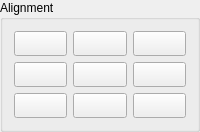
          <widget class="QGroupBox" name="bgAlignment">
           <property name="sizePolicy">
            <sizepolicy hsizetype="Fixed" vsizetype="Preferred">
             <horstretch>0</horstretch>
             <verstretch>0</verstretch>
            </sizepolicy>
           </property>
           <property name="title">
            <string>Alignment</string>
           </property>
           <layout class="QGridLayout">
            <item row="0" column="2">
             <widget class="QToolButton" name="bTR">
              <property name="sizePolicy">
               <sizepolicy hsizetype="Preferred" vsizetype="Fixed">
                <horstretch>0</horstretch>
                <verstretch>0</verstretch>
               </sizepolicy>
              </property>
              <property name="minimumSize">
               <size>
                <width>25</width>
                <height>25</height>
               </size>
              </property>
              <property name="toolTip">
               <string>Top Right</string>
              </property>
              <property name="text">
               <string/>
              </property>
              <property name="icon">
               <iconset resource="../../../res/icons/icons.qrc">
                <normaloff>:/icons/mtext_align_topright.svg</normaloff>:/icons/mtext_align_topright.svg</iconset>
              </property>
              <property name="checkable">
               <bool>true</bool>
              </property>
              <property name="autoExclusive">
               <bool>true</bool>
              </property>
             </widget>
            </item>
            <item row="0" column="0">
             <widget class="QToolButton" name="bTL">
              <property name="sizePolicy">
               <sizepolicy hsizetype="Preferred" vsizetype="Fixed">
                <horstretch>0</horstretch>
                <verstretch>0</verstretch>
               </sizepolicy>
              </property>
              <property name="minimumSize">
               <size>
                <width>25</width>
                <height>25</height>
               </size>
              </property>
              <property name="toolTip">
               <string>Top Left</string>
              </property>
              <property name="text">
               <string/>
              </property>
              <property name="icon">
               <iconset resource="../../../res/icons/icons.qrc">
                <normaloff>:/icons/mtext_align_topleft.svg</normaloff>:/icons/mtext_align_topleft.svg</iconset>
              </property>
              <property name="checkable">
               <bool>true</bool>
              </property>
              <property name="autoExclusive">
               <bool>true</bool>
              </property>
             </widget>
            </item>
            <item row="1" column="0">
             <widget class="QToolButton" name="bML">
              <property name="sizePolicy">
               <sizepolicy hsizetype="Preferred" vsizetype="Fixed">
                <horstretch>0</horstretch>
                <verstretch>0</verstretch>
               </sizepolicy>
              </property>
              <property name="minimumSize">
               <size>
                <width>25</width>
                <height>25</height>
               </size>
              </property>
              <property name="toolTip">
               <string>Middle Left</string>
              </property>
              <property name="text">
               <string/>
              </property>
              <property name="icon">
               <iconset resource="../../../res/icons/icons.qrc">
                <normaloff>:/icons/mtext_align_middleleft.svg</normaloff>:/icons/mtext_align_middleleft.svg</iconset>
              </property>
              <property name="checkable">
               <bool>true</bool>
              </property>
              <property name="autoExclusive">
               <bool>true</bool>
              </property>
             </widget>
            </item>
            <item row="1" column="1">
             <widget class="QToolButton" name="bMC">
              <property name="sizePolicy">
               <sizepolicy hsizetype="Preferred" vsizetype="Fixed">
                <horstretch>0</horstretch>
                <verstretch>0</verstretch>
               </sizepolicy>
              </property>
              <property name="minimumSize">
               <size>
                <width>25</width>
                <height>25</height>
               </size>
              </property>
              <property name="toolTip">
               <string>Middle Center</string>
              </property>
              <property name="text">
               <string/>
              </property>
              <property name="icon">
               <iconset resource="../../../res/icons/icons.qrc">
                <normaloff>:/icons/mtext_align_middlecenter.svg</normaloff>:/icons/mtext_align_middlecenter.svg</iconset>
              </property>
              <property name="checkable">
               <bool>true</bool>
              </property>
              <property name="autoExclusive">
               <bool>true</bool>
              </property>
             </widget>
            </item>
            <item row="1" column="2">
             <widget class="QToolButton" name="bMR">
              <property name="sizePolicy">
               <sizepolicy hsizetype="Preferred" vsizetype="Fixed">
                <horstretch>0</horstretch>
                <verstretch>0</verstretch>
               </sizepolicy>
              </property>
              <property name="minimumSize">
               <size>
                <width>25</width>
                <height>25</height>
               </size>
              </property>
              <property name="toolTip">
               <string>Middle Right</string>
              </property>
              <property name="text">
               <string/>
              </property>
              <property name="icon">
               <iconset resource="../../../res/icons/icons.qrc">
                <normaloff>:/icons/mtext_align_middleright.svg</normaloff>:/icons/mtext_align_middleright.svg</iconset>
              </property>
              <property name="checkable">
               <bool>true</bool>
              </property>
              <property name="autoExclusive">
               <bool>true</bool>
              </property>
             </widget>
            </item>
            <item row="2" column="0">
             <widget class="QToolButton" name="bBL">
              <property name="sizePolicy">
               <sizepolicy hsizetype="Preferred" vsizetype="Fixed">
                <horstretch>0</horstretch>
                <verstretch>0</verstretch>
               </sizepolicy>
              </property>
              <property name="minimumSize">
               <size>
                <width>25</width>
                <height>25</height>
               </size>
              </property>
              <property name="toolTip">
               <string>Bottom Left</string>
              </property>
              <property name="text">
               <string/>
              </property>
              <property name="icon">
               <iconset resource="../../../res/icons/icons.qrc">
                <normaloff>:/icons/mtext_align_bottomleft.svg</normaloff>:/icons/mtext_align_bottomleft.svg</iconset>
              </property>
              <property name="checkable">
               <bool>true</bool>
              </property>
              <property name="autoExclusive">
               <bool>true</bool>
              </property>
             </widget>
            </item>
            <item row="2" column="2">
             <widget class="QToolButton" name="bBR">
              <property name="sizePolicy">
               <sizepolicy hsizetype="Preferred" vsizetype="Fixed">
                <horstretch>0</horstretch>
                <verstretch>0</verstretch>
               </sizepolicy>
              </property>
              <property name="minimumSize">
               <size>
                <width>25</width>
                <height>25</height>
               </size>
              </property>
              <property name="toolTip">
               <string>Bottom Right</string>
              </property>
              <property name="text">
               <string/>
              </property>
              <property name="icon">
               <iconset resource="../../../res/icons/icons.qrc">
                <normaloff>:/icons/mtext_align_bottomright.svg</normaloff>:/icons/mtext_align_bottomright.svg</iconset>
              </property>
              <property name="checkable">
               <bool>true</bool>
              </property>
              <property name="autoExclusive">
               <bool>true</bool>
              </property>
             </widget>
            </item>
            <item row="2" column="1">
             <widget class="QToolButton" name="bBC">
              <property name="sizePolicy">
               <sizepolicy hsizetype="Preferred" vsizetype="Fixed">
                <horstretch>0</horstretch>
                <verstretch>0</verstretch>
               </sizepolicy>
              </property>
              <property name="minimumSize">
               <size>
                <width>25</width>
                <height>25</height>
               </size>
              </property>
              <property name="toolTip">
               <string>Bottom Center</string>
              </property>
              <property name="text">
               <string/>
              </property>
              <property name="icon">
               <iconset resource="../../../res/icons/icons.qrc">
                <normaloff>:/icons/mtext_align_bottomcenter.svg</normaloff>:/icons/mtext_align_bottomcenter.svg</iconset>
              </property>
              <property name="checkable">
               <bool>true</bool>
              </property>
              <property name="autoExclusive">
               <bool>true</bool>
              </property>
             </widget>
            </item>
            <item row="0" column="1">
             <widget class="QToolButton" name="bTC">
              <property name="sizePolicy">
               <sizepolicy hsizetype="Preferred" vsizetype="Fixed">
                <horstretch>0</horstretch>
                <verstretch>0</verstretch>
               </sizepolicy>
              </property>
              <property name="minimumSize">
               <size>
                <width>25</width>
                <height>25</height>
               </size>
              </property>
              <property name="toolTip">
               <string>Top Center</string>
              </property>
              <property name="text">
               <string/>
              </property>
              <property name="icon">
               <iconset resource="../../../res/icons/icons.qrc">
                <normaloff>:/icons/mtext_align_topcenter.svg</normaloff>:/icons/mtext_align_topcenter.svg</iconset>
              </property>
              <property name="checkable">
               <bool>true</bool>
              </property>
              <property name="autoExclusive">
               <bool>true</bool>
              </property>
             </widget>
            </item>
           </layout>
          </widget>
